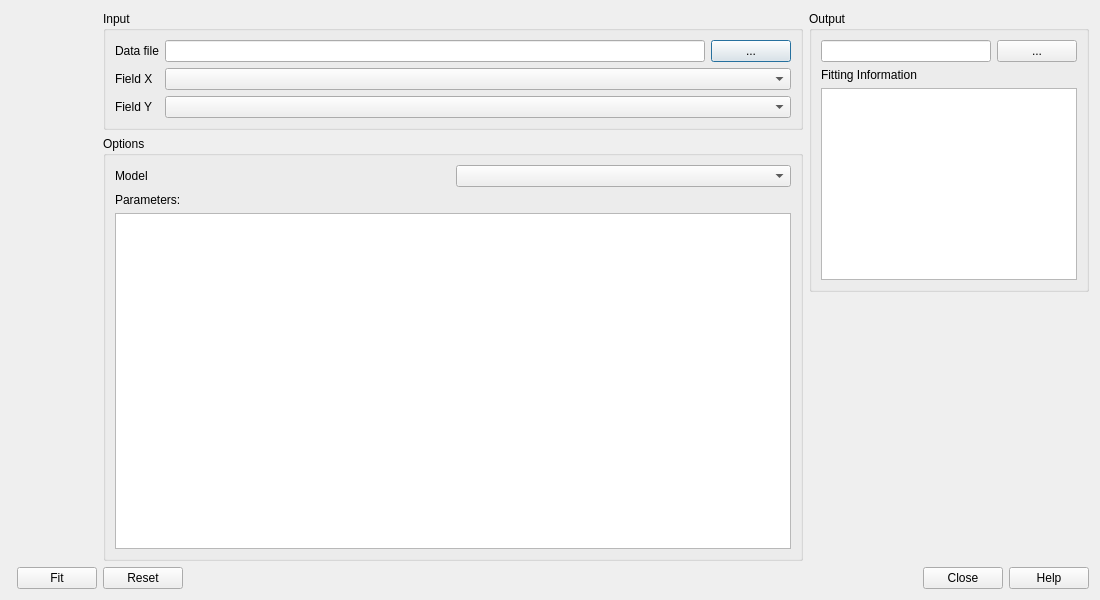
<?xml version="1.0" encoding="UTF-8"?>
<ui version="4.0">
 <class>dialog</class>
 <widget class="QDialog" name="dialog">
  <property name="geometry">
   <rect>
    <x>0</x>
    <y>0</y>
    <width>1100</width>
    <height>600</height>
   </rect>
  </property>
  <property name="sizePolicy">
   <sizepolicy hsizetype="MinimumExpanding" vsizetype="Preferred">
    <horstretch>0</horstretch>
    <verstretch>0</verstretch>
   </sizepolicy>
  </property>
  <property name="minimumSize">
   <size>
    <width>1000</width>
    <height>600</height>
   </size>
  </property>
  <property name="windowTitle">
   <string>EpiPy - Epidemic Model Fitting</string>
  </property>
  <layout class="QGridLayout" name="gridLayout_6">
   <item row="0" column="0" colspan="2">
    <layout class="QVBoxLayout" name="verticalLayout_1"/>
   </item>
   <item row="0" column="4">
    <layout class="QVBoxLayout" name="verticalLayout_2">
     <item>
      <widget class="QGroupBox" name="inputGroupBox">
       <property name="title">
        <string>Input</string>
       </property>
       <layout class="QGridLayout" name="gridLayout_3">
        <item row="0" column="0">
         <widget class="QLabel" name="dataFileLabel">
          <property name="text">
           <string>Data file</string>
          </property>
         </widget>
        </item>
        <item row="0" column="1">
         <layout class="QHBoxLayout" name="inputHorizontalLayout">
          <item>
           <widget class="QLineEdit" name="inputFile">
            <property name="sizePolicy">
             <sizepolicy hsizetype="MinimumExpanding" vsizetype="Fixed">
              <horstretch>0</horstretch>
              <verstretch>0</verstretch>
             </sizepolicy>
            </property>
           </widget>
          </item>
          <item>
           <widget class="QPushButton" name="selectInputFile">
            <property name="text">
             <string>...</string>
            </property>
           </widget>
          </item>
         </layout>
        </item>
        <item row="1" column="0">
         <widget class="QLabel" name="fieldXLabel">
          <property name="text">
           <string>Field X</string>
          </property>
         </widget>
        </item>
        <item row="1" column="1">
         <widget class="QComboBox" name="fieldXbox"/>
        </item>
        <item row="2" column="0">
         <widget class="QLabel" name="fieldYLabel">
          <property name="text">
           <string>Field Y</string>
          </property>
         </widget>
        </item>
        <item row="2" column="1">
         <widget class="QComboBox" name="fieldYbox"/>
        </item>
       </layout>
      </widget>
     </item>
     <item>
      <widget class="QGroupBox" name="optionsGroupBox">
       <property name="title">
        <string>Options</string>
       </property>
       <layout class="QGridLayout" name="gridLayout_2" columnstretch="0,0">
        <item row="0" column="0">
         <widget class="QLabel" name="modelLabel">
          <property name="text">
           <string>Model</string>
          </property>
         </widget>
        </item>
        <item row="1" column="0">
         <widget class="QLabel" name="parameterLabel">
          <property name="text">
           <string>Parameters:</string>
          </property>
         </widget>
        </item>
        <item row="0" column="1">
         <widget class="QComboBox" name="models"/>
        </item>
        <item row="2" column="0" colspan="2">
         <widget class="QTableView" name="inputParameters"/>
        </item>
       </layout>
      </widget>
     </item>
    </layout>
   </item>
   <item row="0" column="5">
    <layout class="QVBoxLayout" name="verticalLayout_3">
     <item>
      <widget class="QGroupBox" name="outputGroupBox">
       <property name="title">
        <string>Output</string>
       </property>
       <layout class="QGridLayout" name="gridLayout_5" columnstretch="0,0">
        <item row="0" column="0" colspan="2">
         <layout class="QHBoxLayout" name="horizontalLayout">
          <item>
           <widget class="QLineEdit" name="outputFile">
            <property name="sizePolicy">
             <sizepolicy hsizetype="MinimumExpanding" vsizetype="Fixed">
              <horstretch>0</horstretch>
              <verstretch>0</verstretch>
             </sizepolicy>
            </property>
           </widget>
          </item>
          <item>
           <widget class="QPushButton" name="selectOutputFile">
            <property name="text">
             <string>...</string>
            </property>
           </widget>
          </item>
         </layout>
        </item>
        <item row="1" column="0">
         <widget class="QLabel" name="label_7">
          <property name="text">
           <string>Fitting Information</string>
          </property>
         </widget>
        </item>
        <item row="2" column="0" colspan="2">
         <widget class="QTableView" name="information"/>
        </item>
       </layout>
      </widget>
     </item>
     <item>
      <spacer name="verticalSpacer">
       <property name="orientation">
        <enum>Qt::Vertical</enum>
       </property>
       <property name="sizeHint" stdset="0">
        <size>
         <width>20</width>
         <height>40</height>
        </size>
       </property>
      </spacer>
     </item>
    </layout>
   </item>
   <item row="1" column="1">
    <widget class="QPushButton" name="fitButton">
     <property name="text">
      <string>Fit</string>
     </property>
    </widget>
   </item>
   <item row="1" column="4" colspan="2">
    <widget class="QDialogButtonBox" name="buttonBox">
     <property name="orientation">
      <enum>Qt::Horizontal</enum>
     </property>
     <property name="standardButtons">
      <set>QDialogButtonBox::Close|QDialogButtonBox::Help|QDialogButtonBox::Reset</set>
     </property>
    </widget>
   </item>
  </layout>
 </widget>
 <resources/>
 <connections>
  <connection>
   <sender>buttonBox</sender>
   <signal>accepted()</signal>
   <receiver>dialog</receiver>
   <slot>accept()</slot>
   <hints>
    <hint type="sourcelabel">
     <x>169</x>
     <y>464</y>
    </hint>
    <hint type="destinationlabel">
     <x>157</x>
     <y>274</y>
    </hint>
   </hints>
  </connection>
  <connection>
   <sender>buttonBox</sender>
   <signal>rejected()</signal>
   <receiver>dialog</receiver>
   <slot>reject()</slot>
   <hints>
    <hint type="sourcelabel">
     <x>169</x>
     <y>464</y>
    </hint>
    <hint type="destinationlabel">
     <x>286</x>
     <y>274</y>
    </hint>
   </hints>
  </connection>
 </connections>
</ui>
